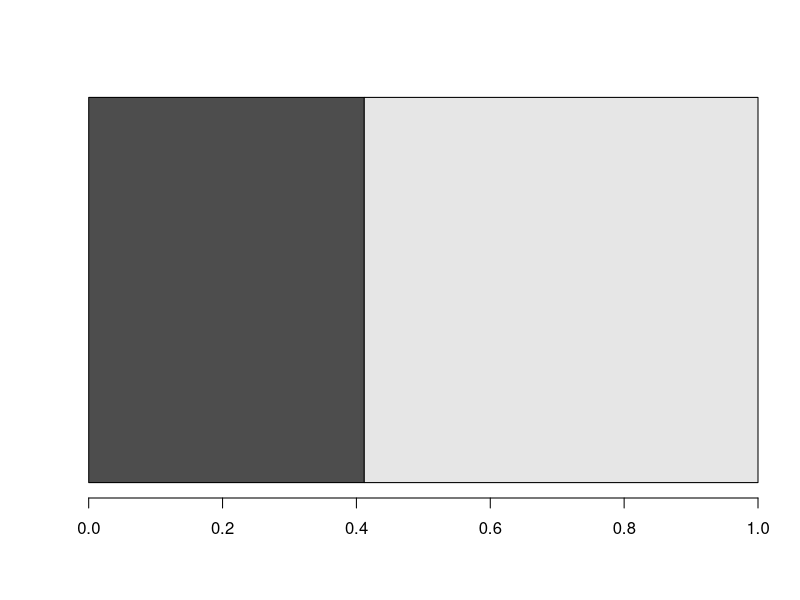

This chart was generated by the following R code:
## ---- chunk 1
knitr::opts_chunk$set(echo = TRUE)
## ---- chunk 2
thesis.duration <- 34
this.week <- 14
yikes <- c(this.week, thesis.duration - this.week) / thesis.duration
barplot(as.matrix(yikes), horiz=TRUE, beside=FALSE)
# library(ggplot2)
# ggplot(yikes, aes(x = "time", y = thesis.duration))

